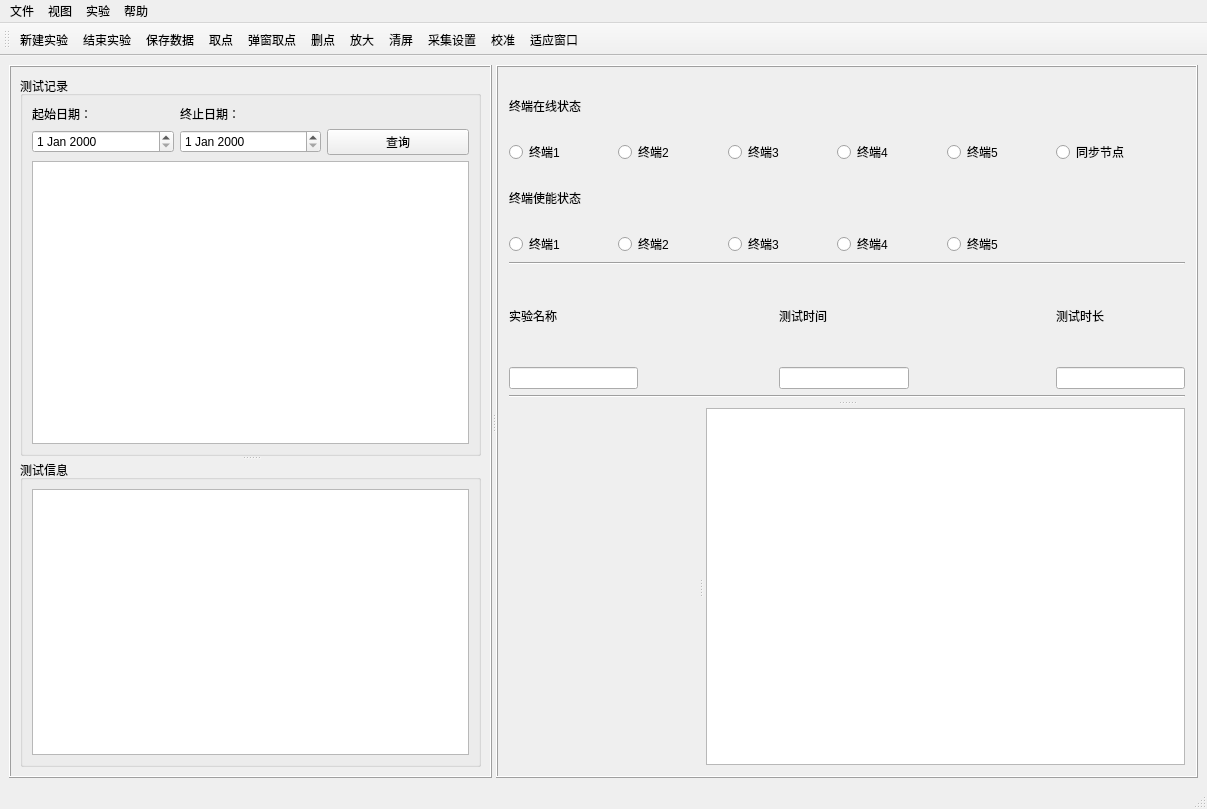
<?xml version="1.0" encoding="UTF-8"?>
<ui version="4.0">
 <class>MainWin</class>
 <widget class="QMainWindow" name="MainWin">
  <property name="geometry">
   <rect>
    <x>0</x>
    <y>0</y>
    <width>1207</width>
    <height>809</height>
   </rect>
  </property>
  <property name="windowTitle">
   <string>MainWindow</string>
  </property>
  <widget class="QWidget" name="centralwidget">
   <layout class="QGridLayout" name="gridLayout_6">
    <item row="0" column="0">
     <widget class="QSplitter" name="splitter_4">
      <property name="orientation">
       <enum>Qt::Horizontal</enum>
      </property>
      <widget class="QFrame" name="frame_2">
       <property name="minimumSize">
        <size>
         <width>400</width>
         <height>0</height>
        </size>
       </property>
       <property name="frameShape">
        <enum>QFrame::Box</enum>
       </property>
       <property name="frameShadow">
        <enum>QFrame::Raised</enum>
       </property>
       <layout class="QGridLayout" name="gridLayout_5">
        <item row="0" column="0">
         <widget class="QSplitter" name="splitter_3">
          <property name="frameShape">
           <enum>QFrame::NoFrame</enum>
          </property>
          <property name="orientation">
           <enum>Qt::Vertical</enum>
          </property>
          <widget class="QGroupBox" name="groupBox">
           <property name="styleSheet">
            <string notr="true"/>
           </property>
           <property name="title">
            <string>测试记录</string>
           </property>
           <layout class="QGridLayout" name="gridLayout_4">
            <item row="0" column="1">
             <widget class="QLabel" name="label_3">
              <property name="text">
               <string>终止日期：</string>
              </property>
             </widget>
            </item>
            <item row="1" column="0">
             <widget class="QDateEdit" name="dateEdit"/>
            </item>
            <item row="0" column="0">
             <widget class="QLabel" name="label_2">
              <property name="text">
               <string>起始日期：</string>
              </property>
             </widget>
            </item>
            <item row="1" column="1">
             <widget class="QDateEdit" name="dateEdit_2"/>
            </item>
            <item row="1" column="2">
             <widget class="QPushButton" name="pushButton">
              <property name="text">
               <string>查询</string>
              </property>
             </widget>
            </item>
            <item row="2" column="0" colspan="3">
             <widget class="QTableView" name="tableView_2"/>
            </item>
           </layout>
          </widget>
          <widget class="QGroupBox" name="groupBox_2">
           <property name="title">
            <string>测试信息</string>
           </property>
           <layout class="QGridLayout" name="gridLayout">
            <item row="0" column="0">
             <widget class="QPlainTextEdit" name="plainTextEdit"/>
            </item>
           </layout>
          </widget>
         </widget>
        </item>
       </layout>
      </widget>
      <widget class="QFrame" name="frame">
       <property name="styleSheet">
        <string notr="true"/>
       </property>
       <property name="frameShape">
        <enum>QFrame::Box</enum>
       </property>
       <property name="frameShadow">
        <enum>QFrame::Raised</enum>
       </property>
       <property name="lineWidth">
        <number>1</number>
       </property>
       <property name="midLineWidth">
        <number>0</number>
       </property>
       <layout class="QGridLayout" name="gridLayout_2">
        <property name="leftMargin">
         <number>11</number>
        </property>
        <property name="topMargin">
         <number>11</number>
        </property>
        <property name="rightMargin">
         <number>11</number>
        </property>
        <property name="bottomMargin">
         <number>11</number>
        </property>
        <item row="0" column="0">
         <widget class="QSplitter" name="splitter_2">
          <property name="frameShape">
           <enum>QFrame::NoFrame</enum>
          </property>
          <property name="frameShadow">
           <enum>QFrame::Plain</enum>
          </property>
          <property name="orientation">
           <enum>Qt::Vertical</enum>
          </property>
          <property name="handleWidth">
           <number>10</number>
          </property>
          <widget class="QWidget" name="widget_device" native="true">
           <property name="styleSheet">
            <string notr="true">
#widget_4 {border:2px solid gray;
}</string>
           </property>
           <layout class="QGridLayout" name="gridLayout_9">
            <item row="3" column="0" colspan="5">
             <layout class="QHBoxLayout" name="horizontalLayout_2">
              <item>
               <widget class="QRadioButton" name="radioButton_6">
                <property name="text">
                 <string>终端1</string>
                </property>
               </widget>
              </item>
              <item>
               <widget class="QRadioButton" name="radioButton_7">
                <property name="text">
                 <string>终端2</string>
                </property>
               </widget>
              </item>
              <item>
               <widget class="QRadioButton" name="radioButton_8">
                <property name="text">
                 <string>终端3</string>
                </property>
               </widget>
              </item>
              <item>
               <widget class="QRadioButton" name="radioButton_9">
                <property name="text">
                 <string>终端4</string>
                </property>
               </widget>
              </item>
              <item>
               <widget class="QRadioButton" name="radioButton_10">
                <property name="text">
                 <string>终端5</string>
                </property>
               </widget>
              </item>
             </layout>
            </item>
            <item row="6" column="1">
             <spacer name="horizontalSpacer_7">
              <property name="orientation">
               <enum>Qt::Horizontal</enum>
              </property>
              <property name="sizeHint" stdset="0">
               <size>
                <width>40</width>
                <height>20</height>
               </size>
              </property>
             </spacer>
            </item>
            <item row="1" column="5">
             <widget class="QRadioButton" name="radioButton_11">
              <property name="sizePolicy">
               <sizepolicy hsizetype="Minimum" vsizetype="Preferred">
                <horstretch>0</horstretch>
                <verstretch>0</verstretch>
               </sizepolicy>
              </property>
              <property name="text">
               <string>同步节点</string>
              </property>
             </widget>
            </item>
            <item row="6" column="3">
             <spacer name="horizontalSpacer_4">
              <property name="orientation">
               <enum>Qt::Horizontal</enum>
              </property>
              <property name="sizeHint" stdset="0">
               <size>
                <width>40</width>
                <height>20</height>
               </size>
              </property>
             </spacer>
            </item>
            <item row="5" column="5" rowspan="2">
             <layout class="QGridLayout" name="gridLayout_8">
              <item row="0" column="0">
               <widget class="QLabel" name="label_6">
                <property name="text">
                 <string>测试时长</string>
                </property>
               </widget>
              </item>
              <item row="0" column="1">
               <spacer name="horizontalSpacer_6">
                <property name="orientation">
                 <enum>Qt::Horizontal</enum>
                </property>
                <property name="sizeHint" stdset="0">
                 <size>
                  <width>62</width>
                  <height>15</height>
                 </size>
                </property>
               </spacer>
              </item>
              <item row="1" column="0" colspan="2">
               <widget class="QLineEdit" name="lineEdit_3"/>
              </item>
             </layout>
            </item>
            <item row="1" column="0" colspan="5">
             <layout class="QHBoxLayout" name="horizontalLayout">
              <item>
               <widget class="QRadioButton" name="radioButton">
                <property name="text">
                 <string>终端1</string>
                </property>
               </widget>
              </item>
              <item>
               <widget class="QRadioButton" name="radioButton_2">
                <property name="text">
                 <string>终端2</string>
                </property>
               </widget>
              </item>
              <item>
               <widget class="QRadioButton" name="radioButton_3">
                <property name="text">
                 <string>终端3</string>
                </property>
               </widget>
              </item>
              <item>
               <widget class="QRadioButton" name="radioButton_4">
                <property name="text">
                 <string>终端4</string>
                </property>
               </widget>
              </item>
              <item>
               <widget class="QRadioButton" name="radioButton_5">
                <property name="text">
                 <string>终端5</string>
                </property>
               </widget>
              </item>
             </layout>
            </item>
            <item row="4" column="0" colspan="6">
             <widget class="Line" name="line_2">
              <property name="orientation">
               <enum>Qt::Horizontal</enum>
              </property>
             </widget>
            </item>
            <item row="5" column="2" rowspan="2">
             <layout class="QGridLayout" name="gridLayout_7">
              <item row="0" column="0">
               <widget class="QLabel" name="label_5">
                <property name="text">
                 <string>测试时间</string>
                </property>
               </widget>
              </item>
              <item row="0" column="1">
               <spacer name="horizontalSpacer_5">
                <property name="orientation">
                 <enum>Qt::Horizontal</enum>
                </property>
                <property name="sizeHint" stdset="0">
                 <size>
                  <width>43</width>
                  <height>15</height>
                 </size>
                </property>
               </spacer>
              </item>
              <item row="1" column="0" colspan="2">
               <widget class="QLineEdit" name="lineEdit_2"/>
              </item>
             </layout>
            </item>
            <item row="2" column="0">
             <widget class="QLabel" name="label_7">
              <property name="text">
               <string>终端使能状态</string>
              </property>
             </widget>
            </item>
            <item row="0" column="0">
             <widget class="QLabel" name="label">
              <property name="text">
               <string>终端在线状态</string>
              </property>
             </widget>
            </item>
            <item row="5" column="0" rowspan="2">
             <layout class="QGridLayout" name="gridLayout_3">
              <item row="0" column="0">
               <widget class="QLabel" name="label_4">
                <property name="text">
                 <string>实验名称</string>
                </property>
               </widget>
              </item>
              <item row="0" column="1">
               <spacer name="horizontalSpacer_3">
                <property name="orientation">
                 <enum>Qt::Horizontal</enum>
                </property>
                <property name="sizeHint" stdset="0">
                 <size>
                  <width>62</width>
                  <height>15</height>
                 </size>
                </property>
               </spacer>
              </item>
              <item row="1" column="0" colspan="2">
               <widget class="QLineEdit" name="lineEdit">
                <property name="minimumSize">
                 <size>
                  <width>0</width>
                  <height>21</height>
                 </size>
                </property>
               </widget>
              </item>
             </layout>
            </item>
            <item row="7" column="0" colspan="6">
             <widget class="Line" name="line">
              <property name="orientation">
               <enum>Qt::Horizontal</enum>
              </property>
             </widget>
            </item>
           </layout>
          </widget>
          <widget class="QSplitter" name="splitter">
           <property name="orientation">
            <enum>Qt::Horizontal</enum>
           </property>
           <property name="handleWidth">
            <number>10</number>
           </property>
           <widget class="QWidget" name="widget_chart" native="true"/>
           <widget class="QTableView" name="tableView"/>
          </widget>
         </widget>
        </item>
       </layout>
      </widget>
     </widget>
    </item>
   </layout>
  </widget>
  <widget class="QMenuBar" name="menubar">
   <property name="geometry">
    <rect>
     <x>0</x>
     <y>0</y>
     <width>1207</width>
     <height>26</height>
    </rect>
   </property>
   <widget class="QMenu" name="menu">
    <property name="title">
     <string>文件</string>
    </property>
    <addaction name="action_10"/>
    <addaction name="action_8"/>
    <addaction name="separator"/>
    <addaction name="action_11"/>
    <addaction name="action_12"/>
    <addaction name="separator"/>
   </widget>
   <widget class="QMenu" name="menu_2">
    <property name="title">
     <string>实验</string>
    </property>
    <addaction name="action"/>
    <addaction name="action_3"/>
    <addaction name="separator"/>
    <addaction name="action_4"/>
   </widget>
   <widget class="QMenu" name="menu_3">
    <property name="title">
     <string>视图</string>
    </property>
    <addaction name="action_6"/>
    <addaction name="action_7"/>
    <addaction name="separator"/>
    <addaction name="action_5"/>
    <addaction name="action_2"/>
   </widget>
   <widget class="QMenu" name="menu_4">
    <property name="title">
     <string>帮助</string>
    </property>
    <addaction name="action_9"/>
   </widget>
   <addaction name="menu"/>
   <addaction name="menu_3"/>
   <addaction name="menu_2"/>
   <addaction name="menu_4"/>
  </widget>
  <widget class="QStatusBar" name="statusbar"/>
  <widget class="QToolBar" name="toolBar">
   <property name="windowTitle">
    <string>toolBar</string>
   </property>
   <property name="toolButtonStyle">
    <enum>Qt::ToolButtonTextUnderIcon</enum>
   </property>
   <attribute name="toolBarArea">
    <enum>TopToolBarArea</enum>
   </attribute>
   <attribute name="toolBarBreak">
    <bool>false</bool>
   </attribute>
   <addaction name="action"/>
   <addaction name="action_3"/>
   <addaction name="action_8"/>
   <addaction name="action_6"/>
   <addaction name="action_13"/>
   <addaction name="action_7"/>
   <addaction name="action_5"/>
   <addaction name="action_2"/>
   <addaction name="action_4"/>
   <addaction name="action_15"/>
   <addaction name="action_16"/>
  </widget>
  <action name="action">
   <property name="enabled">
    <bool>true</bool>
   </property>
   <property name="icon">
    <iconset resource="src.qrc">
     <normaloff>:/ico/ico/icons/316.bmp</normaloff>:/ico/ico/icons/316.bmp</iconset>
   </property>
   <property name="text">
    <string>新建实验</string>
   </property>
   <property name="shortcut">
    <string>Ctrl+Shift+N</string>
   </property>
  </action>
  <action name="action_3">
   <property name="icon">
    <iconset resource="src.qrc">
     <normaloff>:/ico/ico/icons/324.bmp</normaloff>:/ico/ico/icons/324.bmp</iconset>
   </property>
   <property name="text">
    <string>结束实验</string>
   </property>
   <property name="shortcut">
    <string>Ctrl+Shift+C</string>
   </property>
  </action>
  <action name="action_4">
   <property name="icon">
    <iconset resource="src.qrc">
     <normaloff>:/ico/ico/icons/exit.bmp</normaloff>:/ico/ico/icons/exit.bmp</iconset>
   </property>
   <property name="text">
    <string>采集设置</string>
   </property>
  </action>
  <action name="action_5">
   <property name="checkable">
    <bool>true</bool>
   </property>
   <property name="icon">
    <iconset resource="src.qrc">
     <normaloff>:/ico/ico/icons/418.bmp</normaloff>:/ico/ico/icons/418.bmp</iconset>
   </property>
   <property name="text">
    <string>放大</string>
   </property>
  </action>
  <action name="action_6">
   <property name="checkable">
    <bool>true</bool>
   </property>
   <property name="icon">
    <iconset resource="src.qrc">
     <normaloff>:/ico/ico/icons/103.bmp</normaloff>:/ico/ico/icons/103.bmp</iconset>
   </property>
   <property name="text">
    <string>取点</string>
   </property>
  </action>
  <action name="action_7">
   <property name="checkable">
    <bool>true</bool>
   </property>
   <property name="icon">
    <iconset resource="src.qrc">
     <normaloff>:/ico/ico/icons/300.bmp</normaloff>:/ico/ico/icons/300.bmp</iconset>
   </property>
   <property name="text">
    <string>删点</string>
   </property>
  </action>
  <action name="action_8">
   <property name="icon">
    <iconset resource="src.qrc">
     <normaloff>:/ico/ico/icons/save1.bmp</normaloff>:/ico/ico/icons/save1.bmp</iconset>
   </property>
   <property name="text">
    <string>保存数据</string>
   </property>
   <property name="toolTip">
    <string>保存测试结果</string>
   </property>
  </action>
  <action name="action_9">
   <property name="icon">
    <iconset resource="src.qrc">
     <normaloff>:/ico/ico/icons/328.bmp</normaloff>:/ico/ico/icons/328.bmp</iconset>
   </property>
   <property name="text">
    <string>帮助文档</string>
   </property>
  </action>
  <action name="action_10">
   <property name="icon">
    <iconset resource="src.qrc">
     <normaloff>:/ico/ico/icons/exit.bmp</normaloff>:/ico/ico/icons/exit.bmp</iconset>
   </property>
   <property name="text">
    <string>导入数据</string>
   </property>
  </action>
  <action name="action_11">
   <property name="icon">
    <iconset resource="src.qrc">
     <normaloff>:/ico/ico/icons/exit.bmp</normaloff>:/ico/ico/icons/exit.bmp</iconset>
   </property>
   <property name="text">
    <string>导入配置文件</string>
   </property>
  </action>
  <action name="action_12">
   <property name="icon">
    <iconset resource="src.qrc">
     <normaloff>:/ico/ico/icons/save1.bmp</normaloff>:/ico/ico/icons/save1.bmp</iconset>
   </property>
   <property name="text">
    <string>导出配置文件</string>
   </property>
  </action>
  <action name="action_2">
   <property name="icon">
    <iconset resource="src.qrc">
     <normaloff>:/ico/ico/icons/431.bmp</normaloff>
     <activeon>:/ico/ico/icons/430.bmp</activeon>:/ico/ico/icons/431.bmp</iconset>
   </property>
   <property name="text">
    <string>清屏</string>
   </property>
  </action>
  <action name="action_13">
   <property name="icon">
    <iconset resource="src.qrc">
     <normaloff>:/ico/ico/icons/103.bmp</normaloff>:/ico/ico/icons/103.bmp</iconset>
   </property>
   <property name="text">
    <string>弹窗取点</string>
   </property>
  </action>
  <action name="action_15">
   <property name="icon">
    <iconset resource="src.qrc">
     <normaloff>:/ico/ico/icons/330.bmp</normaloff>:/ico/ico/icons/330.bmp</iconset>
   </property>
   <property name="text">
    <string>校准</string>
   </property>
  </action>
  <action name="action_16">
   <property name="icon">
    <iconset resource="src.qrc">
     <normaloff>:/ico/ico/icons/420.bmp</normaloff>:/ico/ico/icons/420.bmp</iconset>
   </property>
   <property name="text">
    <string>适应窗口</string>
   </property>
  </action>
 </widget>
 <resources>
  <include location="src.qrc"/>
 </resources>
 <connections/>
</ui>
